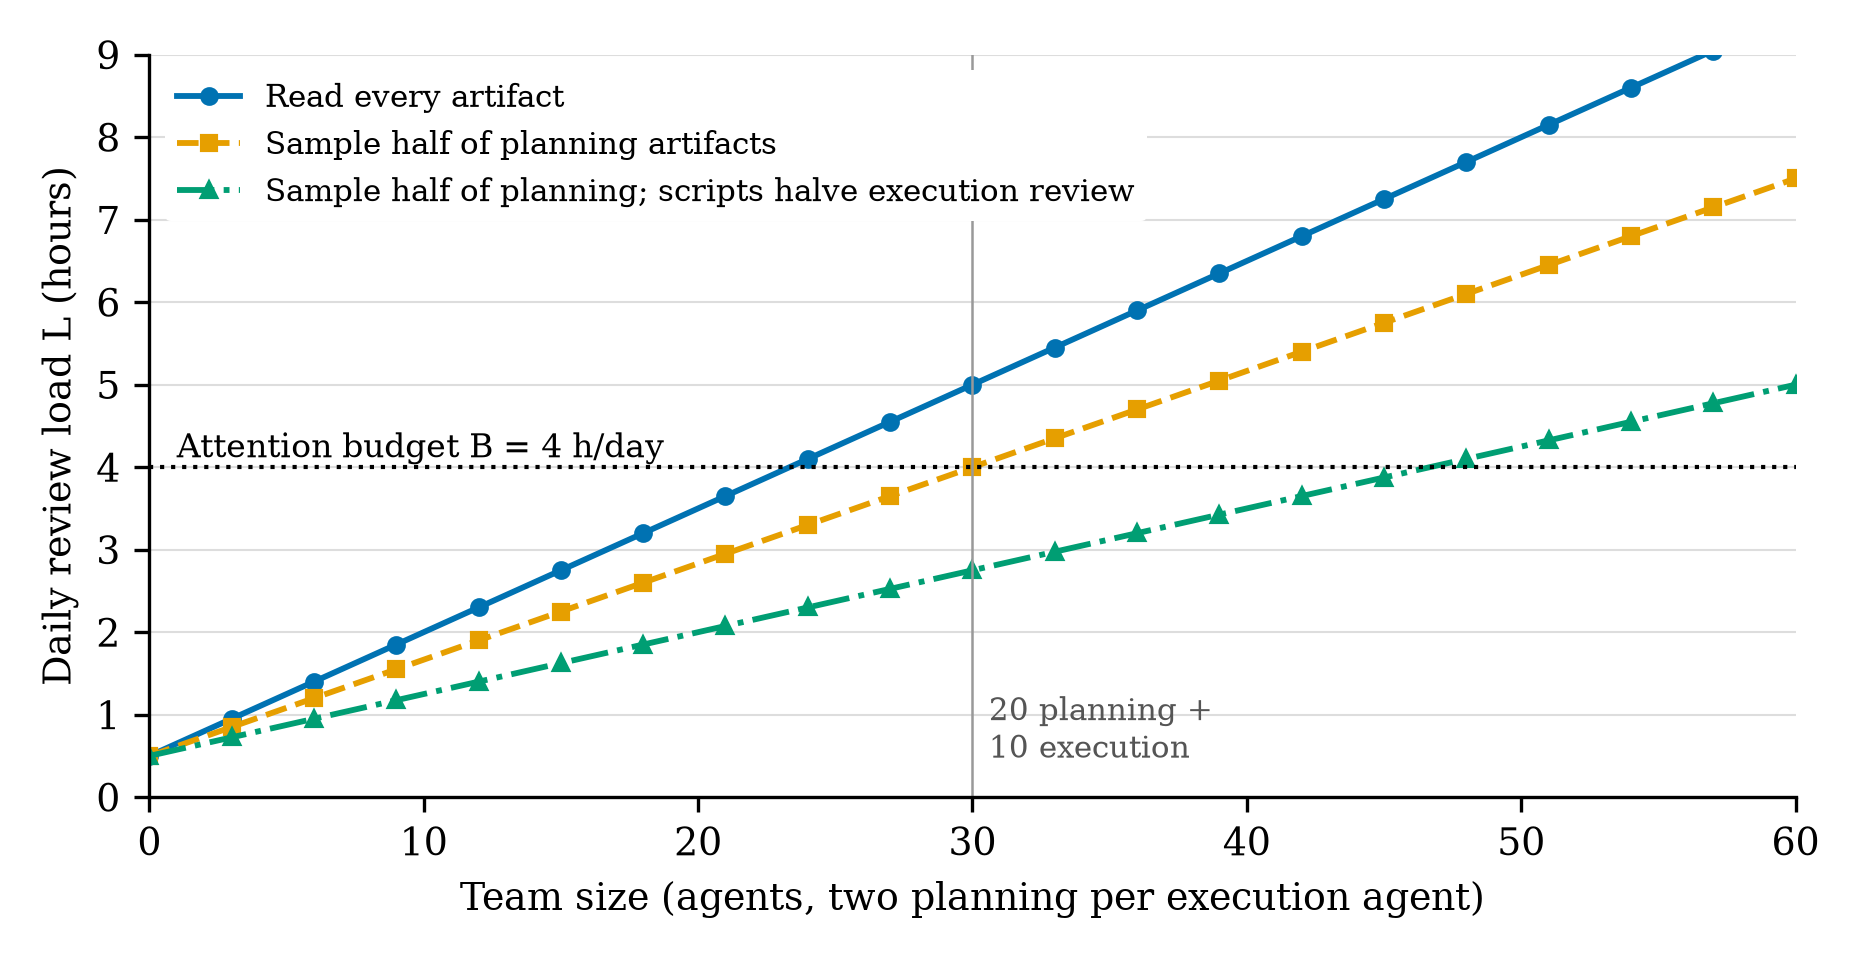

This chart was generated by the following Python code:
"""Generate figures/review-load.png.

Plots Equation (2) of the paper, L = n_p k_p r_p s_p + n_e k_e r_e s_e + c, for a team with
two planning agents per execution agent. All parameters are the illustrative values of the
worked example in Chapter 10 of "AI for EE Research" (k = 1 artifact/agent/day, r_p = 6 min,
r_e = 15 min, c = 30 min, budget B = 240 min). They are not measurements.
"""
from pathlib import Path

import matplotlib
matplotlib.use("Agg")
import matplotlib.pyplot as plt

OUT = Path(__file__).with_suffix(".png")
BLUE, ORANGE, GREEN, BLACK = "#0072B2", "#E69F00", "#009E73", "#000000"
plt.rcParams.update({"font.family": "serif", "font.size": 9,
                     "axes.spines.top": False, "axes.spines.right": False})

K, R_P, R_E, C, B = 1, 6, 15, 30, 240
N = list(range(0, 61, 3))                    # total team size, 2:1 planning:execution


def load(n, s_p=1.0, s_e=1.0, r_e=R_E):
    n_p, n_e = 2 * n / 3, n / 3
    return n_p * K * R_P * s_p + n_e * K * r_e * s_e + C


regimes = [
    ("Read every artifact", dict(), BLUE, "o", "-"),
    ("Sample half of planning artifacts", dict(s_p=0.5), ORANGE, "s", "--"),
    ("Sample half of planning; scripts halve execution review", dict(s_p=0.5, r_e=R_E / 2), GREEN, "^", "-."),
]
fig, ax = plt.subplots(figsize=(6.2, 3.2))
for label, kw, color, marker, ls in regimes:
    ax.plot(N, [load(n, **kw) / 60 for n in N], color=color, marker=marker, markersize=3.5,
            linestyle=ls, linewidth=1.4, label=label)
ax.axhline(B / 60, color=BLACK, linewidth=1.0, linestyle=":")
ax.text(1, B / 60 + 0.12, "Attention budget B = 4 h/day", fontsize=8)
ax.axvline(30, color="#999999", linewidth=0.6)
ax.text(30.6, 0.35, "20 planning +\n10 execution", fontsize=7.5, color="#555555", va="bottom")
ax.set_xlabel("Team size (agents, two planning per execution agent)")
ax.set_ylabel("Daily review load L (hours)")
ax.set_xlim(0, 60)
ax.set_ylim(0, 9)
ax.grid(axis="y", color="#dddddd", linewidth=0.5)
ax.set_axisbelow(True)
leg = ax.legend(frameon=True, loc="upper left", fontsize=7.5, framealpha=1.0)
leg.get_frame().set_edgecolor("none")
fig.tight_layout()
fig.savefig(OUT, dpi=300)
print(f"wrote {OUT}")
